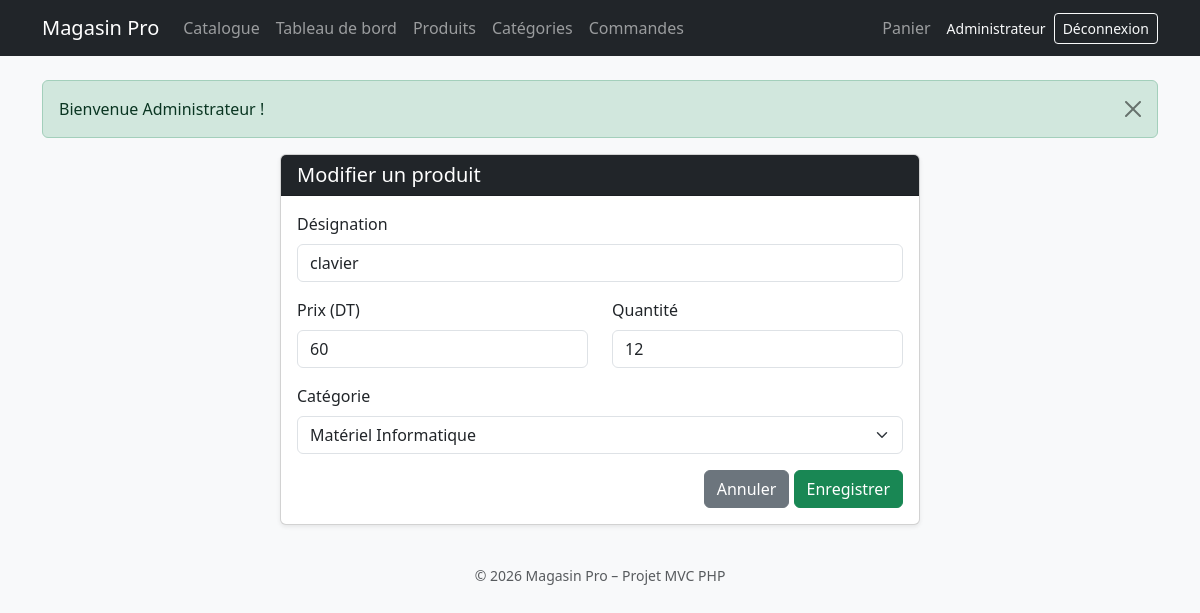
The page /index.php?controller=produit&action=form&code=24 (signed in) on the database its author committed.
### tables this page shows
CREATE TABLE produit (
    code           INT AUTO_INCREMENT PRIMARY KEY,
    designation    VARCHAR(250) NOT NULL,
    prix           INT NOT NULL,
    qte            INT NOT NULL,
    code_categorie INT NOT NULL,
    CONSTRAINT fk_produit_categorie FOREIGN KEY (code_categorie) REFERENCES categorie(code)
);

CREATE TABLE categorie (
    code INT AUTO_INCREMENT PRIMARY KEY,
    nom  VARCHAR(50) NOT NULL
);

### app/Controllers/Controller.php (called while the page is built, shortened)
<?php
abstract class Controller
{
    protected function render(string $view, array $data = []): void
    {
        $data['user']      = Auth::user();
        $data['cartCount'] = Panier::count();
        $data['flash']     = $this->pullFlash();
        extract($data);
        require '../app/Views/layouts/header.php';
        require '../app/Views/' . $view . '.php';
        require '../app/Views/layouts/footer.php';
    }
    private function pullFlash(): ?array
    {
        $flash = $_SESSION['flash'] ?? null;
        return $flash;
    }
}

### app/Controllers/ProduitController.php (called while the page is built, shortened)
<?php
class ProduitController extends Controller
{
    private ProduitModel $produits;
    public function __construct()
    {
        $this->produits = new ProduitModel();
    }
    public function form(): void
    {
        $produit = ['code' => '', 'designation' => '', 'prix' => '', 'qte' => '', 'code_categorie' => ''];
        if (isset($_GET['code']) && $_GET['code'] !== '') {
            $found = $this->produits->find((int) $_GET['code']);
            $produit = $found;
        }
        $this->showForm($produit, []);
    }
    private function showForm(array $produit, array $errors): void
    {
        $this->render('produits/form', [
            'title'      => $produit['code'] !== '' ? 'Modifier un produit' : 'Ajouter un produit',
            'produit'    => $produit,
            'errors'     => $errors,
            'categories' => (new CategorieModel())->findAll(),
        ]);
    }
}

### public/index.php (called while the page is built, shortened)
<?php
require '../app/init.php';
$action         = isset($_GET['action']) ? $_GET['action'] : 'index';
$controller = new $className();
$controller->$action();

### app/init.php (called while the page is built, shortened)
<?php
function autoload(string $className): void
{
    $folders = ['../app/', '../app/Models/', '../app/Controllers/', '../app/Services/'];
    foreach ($folders as $folder) {
        $file = $folder . $className . '.php';
        if (file_exists($file)) {
            return;
        }
    }
}
function e($value): string
{
    return htmlspecialchars((string) $value, ENT_QUOTES, 'UTF-8');
}
function url(string $controller, string $action = 'index', array $params = []): string
{
    return 'index.php?' . http_build_query(['controller' => $controller, 'action' => $action] + $params);
}

### app/Models/Model.php (called while the page is built, shortened)
<?php
abstract class Model
{
    protected string $table ;
    protected string $primaryKey;
    protected PDO $db;
    public function __construct()
    {
        $this->db = Database::getInstance()->getConnection();
    }
    public function findAll(): array
    {
        $sql = "SELECT * FROM {$this->table} ORDER BY {$this->primaryKey}";
        return $this->db->query($sql)->fetchAll();
    }
    public function find(int $id): ?array
    {
        $sql = "SELECT * FROM {$this->table} WHERE {$this->primaryKey} = :id";
        $stmt = $this->db->prepare($sql);
        $stmt->execute(['id' => $id]);
        $row = $stmt->fetch();
        return $row === false ? null : $row;
    }
}

### app/Database.php (called while the page is built, shortened)
<?php
class Database
{
    private static Database $instance;
    private PDO $pdo;
    private function __construct()
    {
        $dsn = 'mysql:host=' . Config::DB_HOST . ';dbname=' . Config::DB_NAME
             . ';charset=' . Config::DB_CHARSET;
        $this->pdo = new PDO($dsn, Config::DB_USER, Config::DB_PASS);
        $this->pdo->setAttribute(PDO::ATTR_ERRMODE, PDO::ERRMODE_EXCEPTION);
        $this->pdo->setAttribute(PDO::ATTR_DEFAULT_FETCH_MODE, PDO::FETCH_ASSOC);
    }
    public static function getInstance(): Database
    {
        if (!isset(self::$instance)) {
            self::$instance = new Database();
        }
        return self::$instance;
    }
    public function getConnection(): PDO
    {
        return $this->pdo;
    }
}

### app/Views/produits/form.php (the view, shortened to what this page needs)
<?php
function invalid(array $errors, string $champ): string
{
    return isset($errors[$champ]) ? ' is-invalid' : '';
}
?>
<div class="card shadow-sm mx-auto" style="max-width: 640px;">
    <div class="card-header bg-dark text-white"><h5 class="mb-0"><?= e($title) ?></h5></div>
    <div class="card-body">
        <form method="post" action="<?= e(url('produit', 'save')) ?>" novalidate>
            <div class="mb-3">
                <label for="designation" class="form-label">Désignation</label>
                <input type="text" class="form-control<?= invalid($errors, 'designation') ?>" id="designation" name="designation" maxlength="250" value="<?= e($produit['designation']) ?>">
            </div>
            <div class="row">
                <div class="col-md-6 mb-3">
                    <label for="prix" class="form-label">Prix (DT)</label>
                    <input type="number" class="form-control<?= invalid($errors, 'prix') ?>" id="prix" name="prix" min="0" value="<?= e($produit['prix']) ?>">
                </div>
                <div class="col-md-6 mb-3">
                    <label for="qte" class="form-label">Quantité</label>
                    <input type="number" class="form-control<?= invalid($errors, 'qte') ?>" id="qte" name="qte" min="0" value="<?= e($produit['qte']) ?>">
                </div>
            </div>
            <div class="mb-3">
                <label for="code_categorie" class="form-label">Catégorie</label>
                <select class="form-select<?= invalid($errors, 'code_categorie') ?>" id="code_categorie" name="code_categorie">
                    <?php foreach ($categories as $c): ?>
                        <option value="<?= e($c['code']) ?>" <?= (string) $produit['code_categorie'] === (string) $c['code'] ? 'selected' : '' ?>><?= e($c['nom']) ?></option>
                    <?php endforeach; ?>
                </select>
            </div>
            <div class="text-end">
                <a href="<?= e(url('produit')) ?>" class="btn btn-secondary">Annuler</a>
                <button class="btn btn-success">Enregistrer</button>
            </div>
        </form>
    </div>
</div>

### public/assets/css/style.css (style rules this page uses)
.card-header h5 { font-weight: 500; }

### rows shown on the page
produit: designation "clavier", prix "60", qte "12", code_categorie "Matériel Informatique"

### other values the page prints
$user['nom'] "Administrateur"
$flash[1] "Bienvenue Administrateur !"
$title "Modifier un produit"
